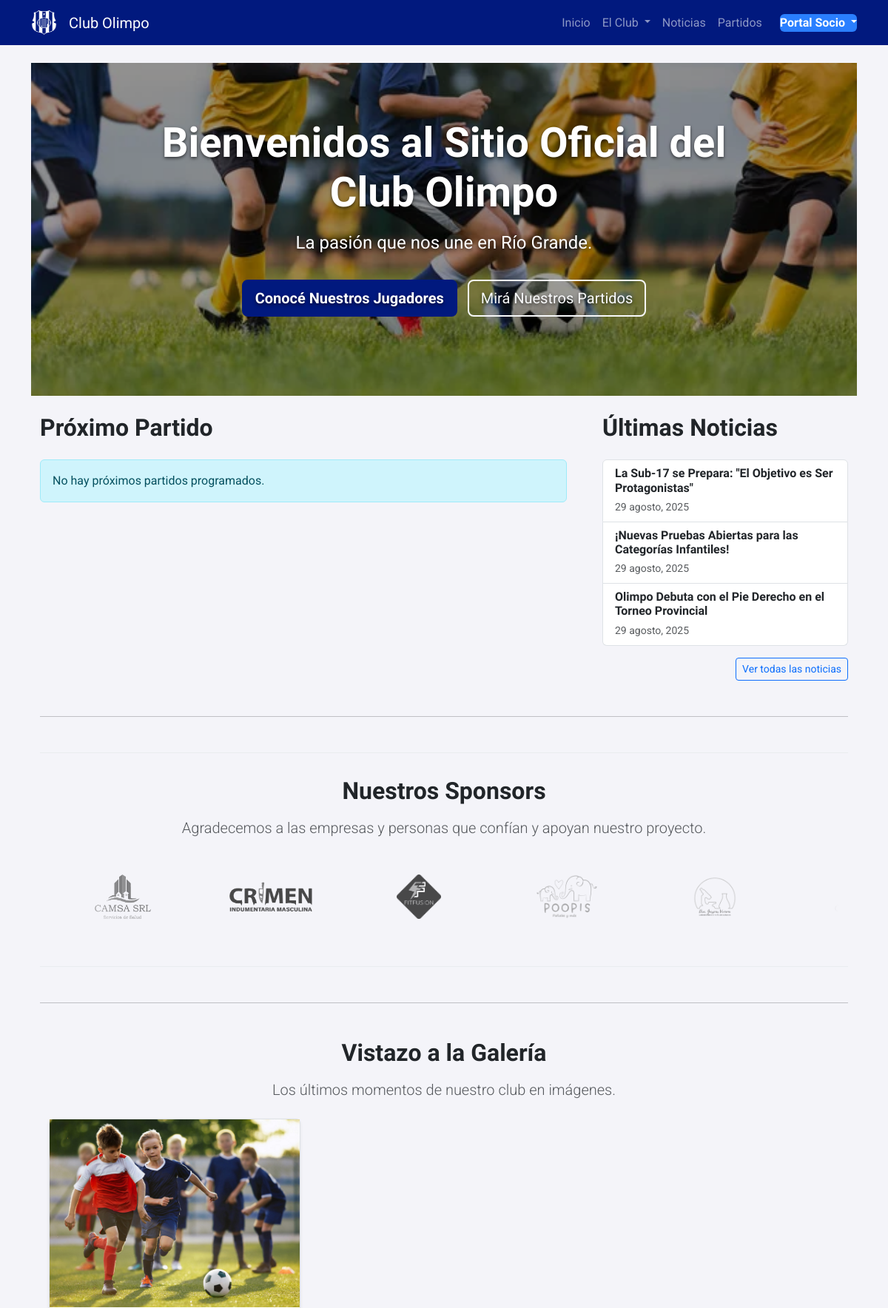
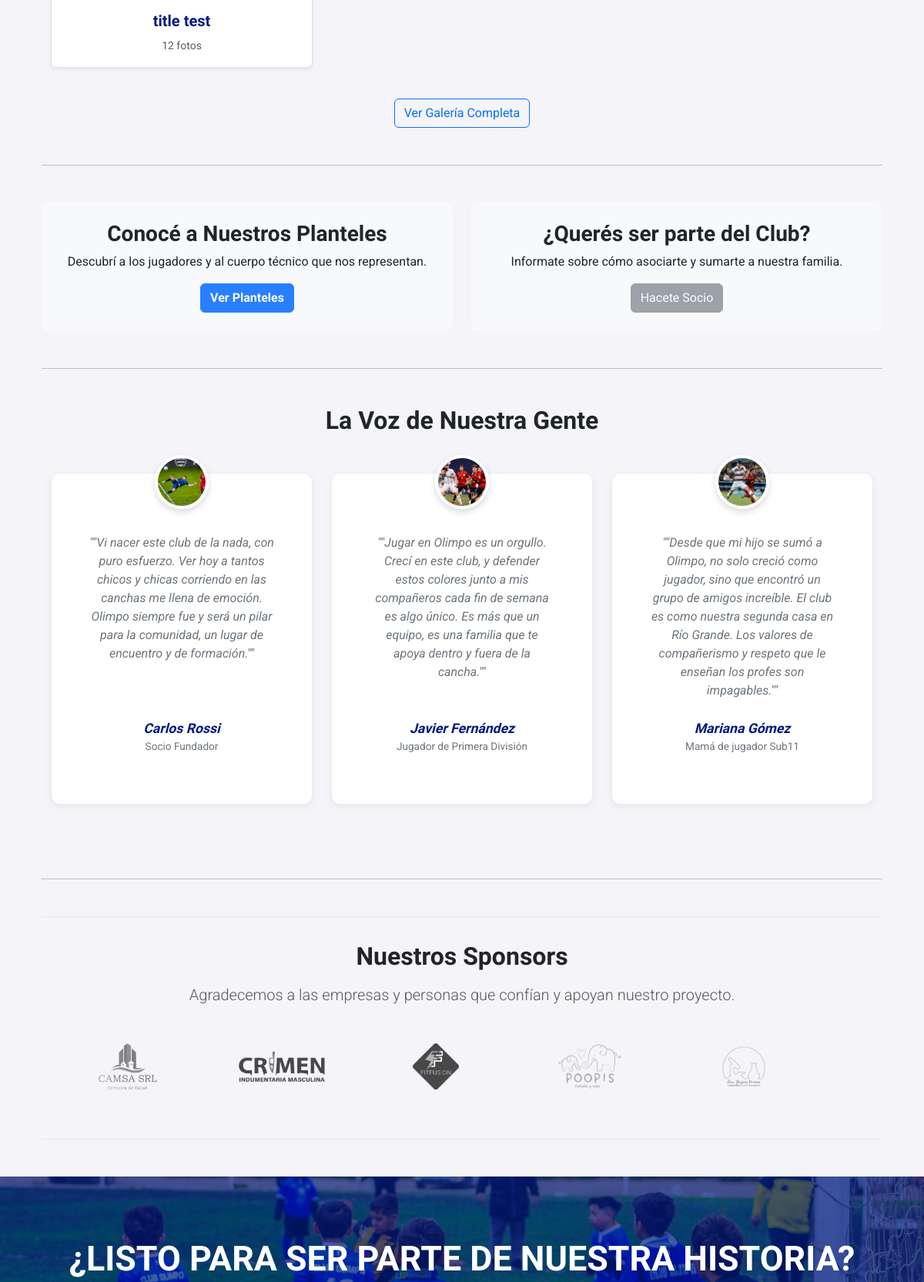
The app's page / (upper part), older data (2 pictures, top to bottom).
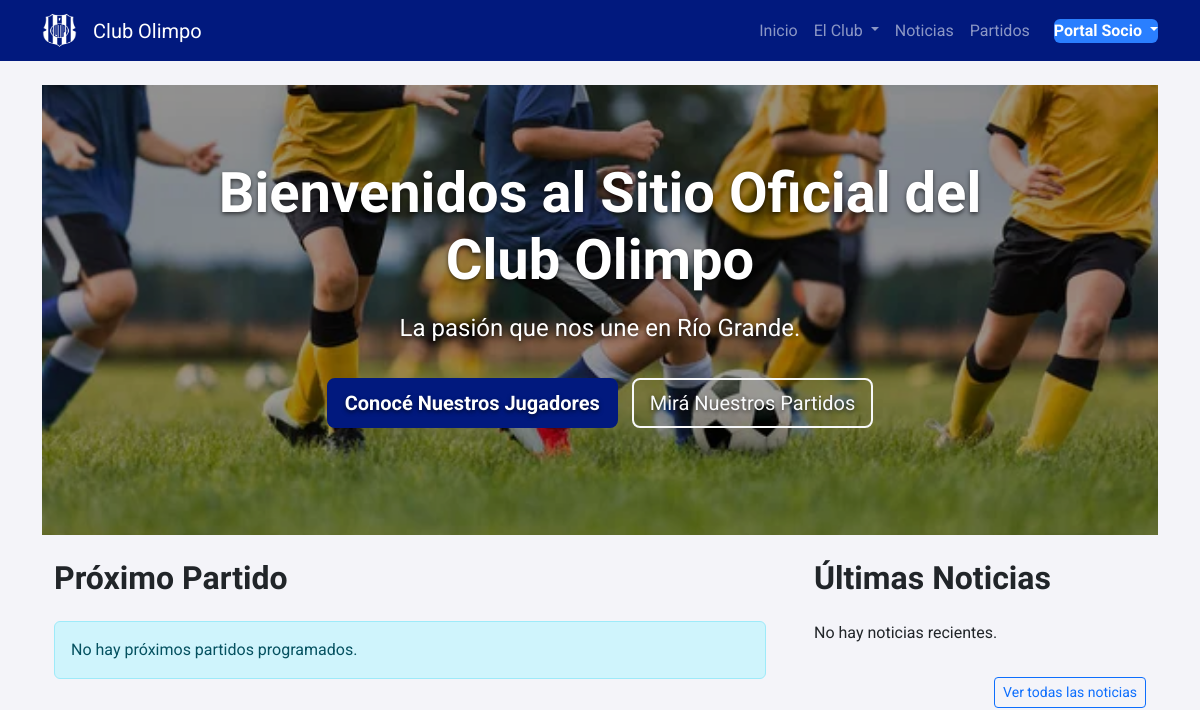
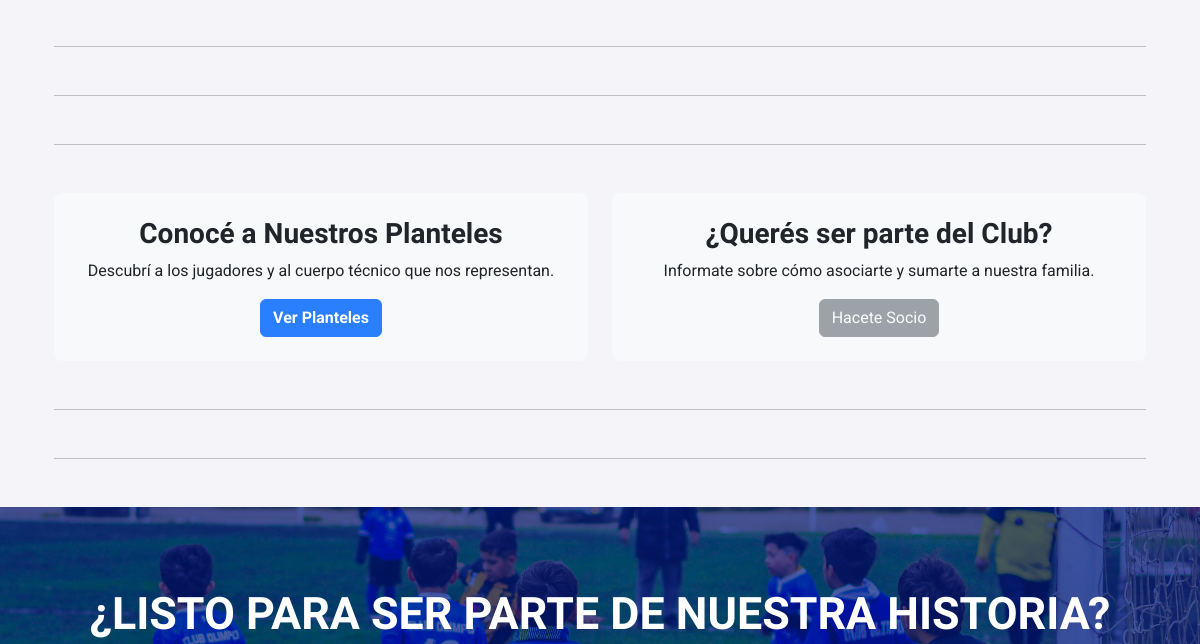
The same page, newer data (2 pictures, top to bottom).
### news/models.py (models this page shows, shortened)
class Article(models.Model):
    class Status(models.TextChoices):
        DRAFT = 'DF', 'Borrador'
        PUBLISHED = 'PB', 'Publicado'
    title = models.CharField("Título", max_length=200)
    subtitle = models.CharField("Subtítulo", max_length=200, blank=True)
    slug = models.SlugField("Slug (URL)", max_length=200, unique=True)
    category = models.ForeignKey(NewsCategory, on_delete=models.SET_NULL, null=True, verbose_name="Categoría")
    featured_image = models.ImageField("Imagen Destacada", upload_to='news_images/', blank=True, null=True)
    excerpt = models.TextField("Extracto o Resumen", blank=True)
    content = models.TextField("Contenido")
    status = models.CharField("Estado", max_length=2, choices=Status.choices, default=Status.DRAFT)
    created_on = models.DateTimeField("Fecha de Creación", auto_now_add=True)
    updated_on = models.DateTimeField("Última Actualización", auto_now=True)
    class Meta:
        ordering = ['-created_on']
        verbose_name = "Noticia"
        verbose_name_plural = "Noticias"

### sponsors/models.py (models this page shows, shortened)
class Sponsor(models.Model):
    name = models.CharField("Nombre del Sponsor", max_length=100)
    logo = models.ImageField("Logo", upload_to='sponsors/')
    website_url = models.URLField("URL del Sitio Web (Opcional)", blank=True, null=True)
    display_order = models.PositiveIntegerField("Orden de Visualización", default=0,
                                                help_text="Menor número aparece primero")
    class Meta:
        verbose_name = "Sponsor"
        verbose_name_plural = "Sponsors"
        ordering = ['display_order', 'name']

### gallery/models.py (models this page shows, shortened)
class Album(models.Model):
    title = models.CharField("Título del Álbum", max_length=200)
    description = models.TextField("Descripción (Opcional)", blank=True)
    created_on = models.DateTimeField("Fecha de Creación", auto_now_add=True)
    class Meta:
        verbose_name = "Álbum"
        verbose_name_plural = "Álbumes"
        ordering = ['-created_on']

class Photo(models.Model):
    album = models.ForeignKey(Album, on_delete=models.CASCADE, related_name='photos', verbose_name="Álbum")
    title = models.CharField("Título (Opcional)", max_length=200, blank=True)
    image = models.ImageField("Imagen", upload_to='gallery/')
    uploaded_on = models.DateTimeField("Fecha de Subida", auto_now_add=True)
    class Meta:
        verbose_name = "Foto"
        verbose_name_plural = "Fotos"
        ordering = ['-uploaded_on']

### core/models.py (models this page shows, shortened)
class Testimonial(models.Model):
    quote = models.TextField("Cita o Testimonio")
    author = models.CharField("Autor", max_length=100)
    relation = models.CharField("Relación con el Club", max_length=100,
                                help_text="Ej: Padre de jugador Sub-15, Socio Fundador, Jugadora de Primera")
    photo = models.ImageField("Foto (Opcional)", upload_to='testimonials/', blank=True, null=True)
    is_featured = models.BooleanField(
        "Destacar en Inicio",
        default=False,
        help_text="Marcar para que este testimonio pueda aparecer en la página de inicio."
    )
    class Meta:
        verbose_name = "Testimonio"
        verbose_name_plural = "Testimonios"
        ordering = ['author']

### core/views.py (the view)
# urls.py: path('', views.home, name='home'),
def home(request):
    latest_articles = Article.objects.filter(status='PB').order_by('-created_on')[:3]
    next_fixture = Fixture.objects.filter(match_datetime__gte=timezone.now()).order_by('match_datetime').first()
    sponsors = Sponsor.objects.all()
    featured_testimonials = Testimonial.objects.filter(is_featured=True)
    latest_albums = Album.objects.order_by('-created_on')[:3]
    context = {
        'latest_articles': latest_articles,
        'next_fixture': next_fixture,
        'sponsors': sponsors,
        'featured_testimonials': featured_testimonials,
        'latest_albums': latest_albums,
    }
    return render(request, 'core/home.html', context)

### core/templates/core/home.html (shortened to what this page needs)
{% extends 'base.html' %}
{% block content %}
{% include 'core/components/_hero_banner.html' %}
<div class="container">
    <div class="row g-5">
        {% include 'core/components/_next_fixture_section.html' %}
        {% include 'core/components/_latest_news_section.html' %}
    </div>
    <hr class="my-5">
    {% include 'core/components/_sponsors_section.html' %}
    <hr class="my-5">
    {% include 'core/components/_gallery_preview_section.html' %}
    <hr class="my-5">
    {% include 'core/components/_cards_extras_section.html' %}
    <hr class="my-5">
    {% include 'core/components/_testimonials_section.html' %}
    <hr class="my-5">
    {% include 'core/components/_sponsors_section.html' %}
</div>
{% endblock %}

### core/templates/core/components/_latest_news_section.html
<div class="col-lg-4">
            <h2 class="mb-4">Últimas Noticias</h2>
            <div class="list-group">
                {% for article in latest_articles %}
                    <a href="{% url 'article_detail' article.slug %}" class="list-group-item list-group-item-action">
                        <div class="d-flex w-100 justify-content-between">
                            <h6 class="mb-1">{{ article.title }}</h6>
                        </div>
                        <small class="text-muted">{{ article.created_on|date:"d F, Y" }}</small>
                    </a>
                {% empty %}
                    <p>No hay noticias recientes.</p>
                {% endfor %}
            </div>
            <div class="mt-3 text-end">
                <a href="{% url 'news_list' %}" class="btn btn-sm btn-outline-primary">Ver todas las noticias</a>
            </div>
        </div>

### core/templates/core/components/_sponsors_section.html
    {% if sponsors %}
        <div class="sponsors-section">
            <div class="container text-center">
                <div class="container text-center">
                    <h2 class="mb-3">Nuestros Sponsors</h2>
                    <p class="lead text-muted">Agradecemos a las empresas y personas que confían y apoyan nuestro proyecto.</p>
                </div>
                <div class="logos-wrapper">
                    <div class="logos-slider">
                        {% for sponsor in sponsors %}
                            <div class="sponsor-logo-item">
                                {% if sponsor.website_url %}
                                    <a href="{{ sponsor.website_url }}" target="_blank" rel="noopener noreferrer">
                                        <img src="{{ sponsor.logo.url }}" alt="{{ sponsor.name }}">
                                    </a>
                                {% else %}
                                    <img src="{{ sponsor.logo.url }}" alt="{{ sponsor.name }}">
                                {% endif %}
                            </div>
                        {% endfor %}
                        {% for sponsor in sponsors %}
                            <div class="sponsor-logo-item">
                                {% if sponsor.website_url %}
                                    <a href="{{ sponsor.website_url }}" target="_blank" rel="noopener noreferrer">
                                        <img src="{{ sponsor.logo.url }}" alt="{{ sponsor.name }}">
                                    </a>
                                {% else %}
                                    <img src="{{ sponsor.logo.url }}" alt="{{ sponsor.name }}">
                                {% endif %}
                            </div>
                        {% endfor %}
                    </div>
                </div>
            </div>
        </div>
    {% endif %}

### core/templates/core/components/_gallery_preview_section.html
{% if latest_albums %}
<div class="container text-center">
    <h2 class="mb-3">Vistazo a la Galería</h2>
    <p class="lead text-muted">Los últimos momentos de nuestro club en imágenes.</p>
    <div class="row mt-4">
        {% for album in latest_albums %}
            <div class="col-lg-4 col-md-6 mb-4">
                <a href="{% url 'album_detail' album.pk %}" class="text-decoration-none">
                    <div class="card album-card shadow-sm h-100">
                        <div class="album-card-image-wrapper">
                            {% with album.photos.first as cover_photo %}
                                {% if cover_photo %}
                                    <img src="{{ cover_photo.image.url }}" alt="Foto de portada para {{ album.title }}">
                                {% else %}
                                    <div class="d-flex align-items-center justify-content-center h-100 text-muted">Sin fotos</div>
                                {% endif %}
                            {% endwith %}
                        </div>
                        <div class="card-body">
                            <h5 class="card-title">{{ album.title }}</h5>
                            <small class="text-muted">{{ album.photos.count }} foto{{ album.photos.count|pluralize:"s" }}</small>
                        </div>
                    </div>
                </a>
            </div>
        {% endfor %}
    </div>
    <div class="mt-3">
        <a href="{% url 'album_list' %}" class="btn btn-outline-primary">Ver Galería Completa</a>
    </div>
</div>
{% endif %}

### core/templates/core/components/_testimonials_section.html
    {% if featured_testimonials %}
        <div class="container mb-5">
            <div class="text-center mb-5">
                <h2 class="mb-3">La Voz de Nuestra Gente</h2>
            </div>
            <div class="row">
                {% for testimonial in featured_testimonials %}
                    <div class="col-md-4 mb-5">
                        <div class="card testimonial-card text-center h-100">
                            {% if testimonial.photo %}
                                <img src="{{ testimonial.photo.url }}" class="testimonial-photo mx-auto" alt="Foto de {{ testimonial.author }}">
                            {% endif %}
                            <div class="card-body d-flex flex-column">
                                <p class="testimonial-quote">"{{ testimonial.quote }}"</p>
                                <cite class="testimonial-author d-block mt-auto">{{ testimonial.author }}</cite>
                                <p class="testimonial-relation">{{ testimonial.relation }}</p>
                            </div>
                        </div>
                    </div>
                {% endfor %}
            </div>
        </div>
    {% endif %}

Row changes from the older to the newer data that the page shows:
removed Article: title "La Sub-17 se Prepara: \"El Objetivo es Ser Protagonistas\"", created_on "29 agosto, 2025"
removed Article: title "¡Nuevas Pruebas Abiertas para las Categorías Infantiles!", created_on "29 agosto, 2025"
removed Article: title "Olimpo Debuta con el Pie Derecho en el Torneo Provincial", created_on "29 agosto, 2025"
removed Sponsor: logo (picture)
removed Sponsor: logo (picture), shown under "Nuestros Sponsors"
removed Sponsor: logo (picture), shown under "Nuestros Sponsors"
removed Sponsor: logo (picture), shown under "Nuestros Sponsors"
removed Sponsor: logo (picture), shown under "Nuestros Sponsors"
removed Album: photos.first.image (picture), title "title test", photos.count "12"
removed Testimonial: photo (picture), quote "\"Vi nacer este club de la nada, con puro esfuerzo. Ver hoy a tantos chicos y chicas corriendo en las canchas me llena de emoción. Olimpo siempre fue y será un pilar para la comunidad, un lugar de encuentro y de formación.\"", author "Carlos Rossi", relation "Socio Fundador"
removed Testimonial: photo (picture), quote "\"Jugar en Olimpo es un orgullo. Crecí en este club, y defender estos colores junto a mis compañeros cada fin de semana es algo único. Es más que un equipo, es una familia que te apoya dentro y fuera de la cancha.\"", author "Javier Fernández", relation "Jugador de Primera División"
removed Testimonial: photo (picture), quote "\"Desde que mi hijo se sumó a Olimpo, no solo creció como jugador, sino que encontró un grupo de amigos increíble. El club es como nuestra segunda casa en Río Grande. Los valores de compañerismo y respeto que le enseñan los profes son impagables.\"", author "Mariana Gómez", relation "Mamá de jugador Sub11"
Text that changed along with them:
text no longer shown: "Nuestros Sponsors Nuestros Sponsors Agradecemos a las empresas y personas que confían y apoyan nuestro proyecto. Agradecemos a las empresas y personas que confían y apoyan nuestro proyecto. Vistazo a la Galería Los últimos momentos de nuestro club en imágenes. Ver Galería Completa La Voz de Nuestra Gente"
text now shown: "No hay noticias recientes."
